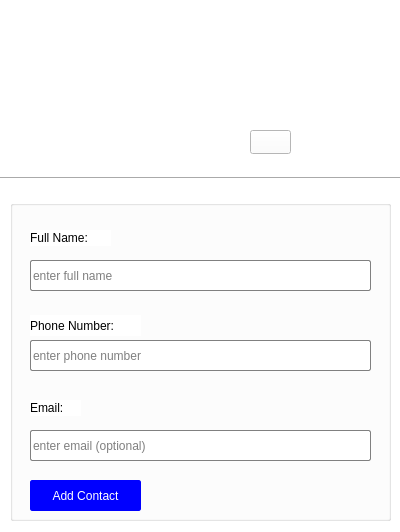
<?xml version="1.0" encoding="UTF-8"?>
<ui version="4.0">
 <class>AddContacts</class>
 <widget class="QDialog" name="AddContacts">
  <property name="geometry">
   <rect>
    <x>0</x>
    <y>0</y>
    <width>400</width>
    <height>532</height>
   </rect>
  </property>
  <property name="windowTitle">
   <string>ChatApp</string>
  </property>
  <property name="styleSheet">
   <string notr="true">background-color: rgb(255, 255, 255);
font: 12pt &quot;Arial&quot;;</string>
  </property>
  <widget class="QLabel" name="profilelabel">
   <property name="geometry">
    <rect>
     <x>108</x>
     <y>30</y>
     <width>131</width>
     <height>121</height>
    </rect>
   </property>
   <property name="text">
    <string/>
   </property>
   <property name="pixmap">
    <pixmap resource="icons.qrc">:/ic/icons/user.png</pixmap>
   </property>
   <property name="scaledContents">
    <bool>true</bool>
   </property>
   <property name="alignment">
    <set>Qt::AlignCenter</set>
   </property>
  </widget>
  <widget class="Line" name="line">
   <property name="geometry">
    <rect>
     <x>0</x>
     <y>170</y>
     <width>401</width>
     <height>16</height>
    </rect>
   </property>
   <property name="orientation">
    <enum>Qt::Horizontal</enum>
   </property>
  </widget>
  <widget class="QGroupBox" name="groupBox">
   <property name="geometry">
    <rect>
     <x>10</x>
     <y>200</y>
     <width>381</width>
     <height>321</height>
    </rect>
   </property>
   <property name="styleSheet">
    <string notr="true">color: rgb(0, 0, 0);</string>
   </property>
   <property name="title">
    <string/>
   </property>
   <widget class="QLabel" name="label_2">
    <property name="geometry">
     <rect>
      <x>20</x>
      <y>30</y>
      <width>81</width>
      <height>16</height>
     </rect>
    </property>
    <property name="text">
     <string>Full Name:</string>
    </property>
   </widget>
   <widget class="QLineEdit" name="fullname">
    <property name="geometry">
     <rect>
      <x>20</x>
      <y>60</y>
      <width>341</width>
      <height>31</height>
     </rect>
    </property>
    <property name="styleSheet">
     <string notr="true">background-color:white;
border: 1px solid grey;
border-radius: 2px;
border-collapse:collapse;
font: 10pt &quot;Arial&quot;;
color:black;</string>
    </property>
    <property name="placeholderText">
     <string>enter full name</string>
    </property>
   </widget>
   <widget class="QLabel" name="label_3">
    <property name="geometry">
     <rect>
      <x>20</x>
      <y>115</y>
      <width>111</width>
      <height>21</height>
     </rect>
    </property>
    <property name="text">
     <string>Phone Number:</string>
    </property>
   </widget>
   <widget class="QLineEdit" name="phonenumber">
    <property name="geometry">
     <rect>
      <x>20</x>
      <y>140</y>
      <width>341</width>
      <height>31</height>
     </rect>
    </property>
    <property name="styleSheet">
     <string notr="true">background-color:white;
border: 1px solid grey;
border-radius: 2px;
border-collapse:collapse;
font: 10pt &quot;Arial&quot;;
color:black;</string>
    </property>
    <property name="placeholderText">
     <string>enter phone number</string>
    </property>
   </widget>
   <widget class="QLabel" name="label_4">
    <property name="geometry">
     <rect>
      <x>20</x>
      <y>200</y>
      <width>51</width>
      <height>16</height>
     </rect>
    </property>
    <property name="text">
     <string>Email:</string>
    </property>
   </widget>
   <widget class="QLineEdit" name="email">
    <property name="geometry">
     <rect>
      <x>20</x>
      <y>230</y>
      <width>341</width>
      <height>31</height>
     </rect>
    </property>
    <property name="styleSheet">
     <string notr="true">background-color:white;
border: 1px solid grey;
border-radius: 2px;
border-collapse:collapse;
font: 10pt &quot;Arial&quot;;
color:black;</string>
    </property>
    <property name="placeholderText">
     <string>enter email (optional)</string>
    </property>
   </widget>
   <widget class="QPushButton" name="addcontact">
    <property name="geometry">
     <rect>
      <x>20</x>
      <y>280</y>
      <width>111</width>
      <height>31</height>
     </rect>
    </property>
    <property name="styleSheet">
     <string notr="true">color:white;
background-color:blue;
border: 1px solid blue;
border-radius:2px;</string>
    </property>
    <property name="text">
     <string>Add Contact</string>
    </property>
   </widget>
  </widget>
  <widget class="QPushButton" name="uploadp">
   <property name="geometry">
    <rect>
     <x>250</x>
     <y>130</y>
     <width>41</width>
     <height>24</height>
    </rect>
   </property>
   <property name="text">
    <string/>
   </property>
   <property name="icon">
    <iconset>
     <normalon>:/ic/icons/photo.png</normalon>
    </iconset>
   </property>
   <property name="iconSize">
    <size>
     <width>20</width>
     <height>20</height>
    </size>
   </property>
  </widget>
 </widget>
 <resources>
  <include location="icons.qrc"/>
 </resources>
 <connections/>
</ui>
